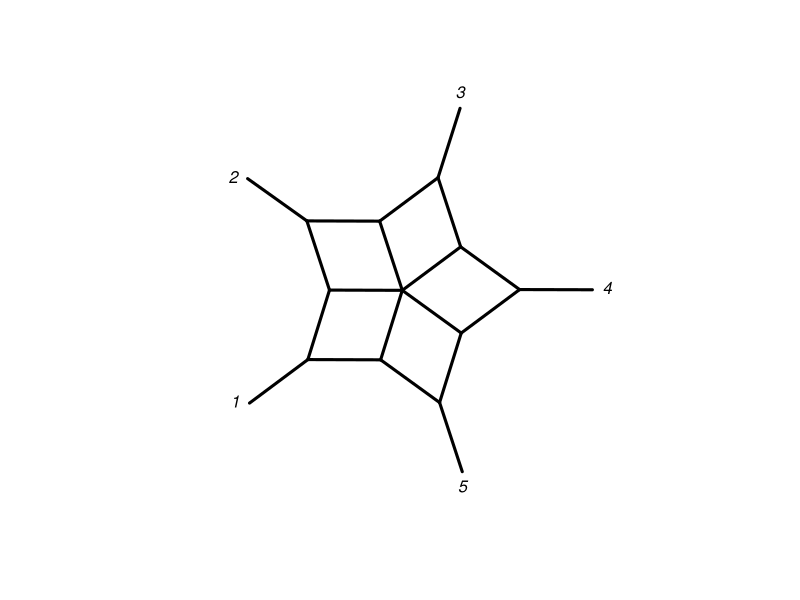

The R source for this figure:
library(phangorn)


### Name: read.nexus.splits
### Title: Function to import and export splits and networks
### Aliases: read.nexus.splits write.nexus.splits write.nexus.networx
###   read.nexus.networx write.splits
### Keywords: cluster

### ** Examples


(sp <- as.splits(rtree(5)))
write.nexus.splits(sp)
spl <- allCircularSplits(5)
plot(as.networx(spl), "2D")
write.splits(spl, print.labels = FALSE)
